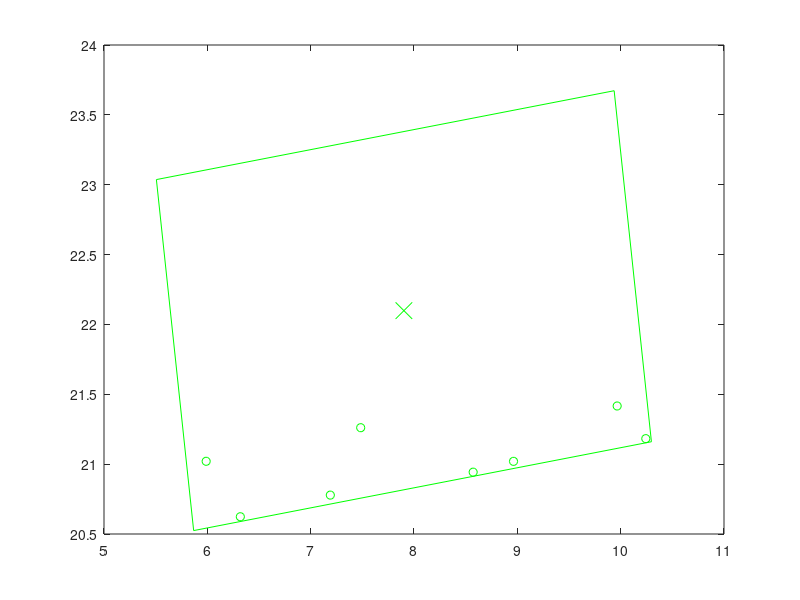

Reproduce this figure in MATLAB. (Note: this script raises an error after producing the figure.)
close all;
figure;
Targets_x = [5.988717688103261,6.319206758700634,7.190109898399197,7.48410467058113,8.572485190322425,8.96307024387794,9.966015264236212,10.243151105356233,];
Targets_y = [
21.020478102167797,20.62348559160751,20.778421768415825,21.260788443116237,20.94268085936743,21.02011828015014,21.416227571768175,21.182512788273087,];
center_x = [7.902286360389227];
center_y = [22.09858297840011];
image_corners_x = [9.936954757334561,5.506968446292532,5.867617963443893,10.297604274485922,9.936954757334561];
image_corners_y = [23.6726954217616,23.03675010651803,20.52447053503862,21.160415850282188,23.6726954217616];
plot(Targets_x, Targets_y,'go',image_corners_x,image_corners_y,'g');
hold on;
plot(center_x,center_y,'gx','MarkerSize',12)
labs1 = ['C1'];
labelpoints(center_x,center_y,labs1,'NE',0.3,1)
axis equal;
axis tight;
hold on;

Targets2_x = [9.682699412067567,9.951723918476725,8.75539906839205,8.396515406570014,7.382822458184031,7.825649758881277,7.138187183948914,5.9942791669061934,6.334847608001705,5.472598539871912,]
Targets2_y = [
21.36958969411471,21.13079854460435,21.007080986680418,20.89382476949229,21.199278864997392,20.72597499759697,20.783197807620347,21.002141929257515,20.648311074118556,21.232439135850747,]
center2_x = [7.824649116993028]
center2_y = [20.32146482051199]
image_corners2_x = [9.871265761186546,5.4365572997896,5.77803247279951,10.212740934196455,9.871265761186546]
image_corners2_y = [21.88001086782135,21.277876312747207,18.762918773202628,19.365053328276773,21.88001086782135];
plot(Targets2_x, Targets2_y,'bo',image_corners2_x,image_corners2_y,'b');
hold on;
plot(center2_x,center2_y,'bx','MarkerSize',12)
labs1 = ['C2'];
labelpoints(center2_x,center2_y,labs1,'NE',0.3,1)

axis equal;
axis tight;
hold on;

set(gca,'XTickLabel',[0.5 1.25 2.5 3.75 5 6.25 7.5 8.75 10 11.25] );
set(gca,'YTickLabel',[0.5 1 1.5 2 2.5 3 3.5 4 4.5 5] );